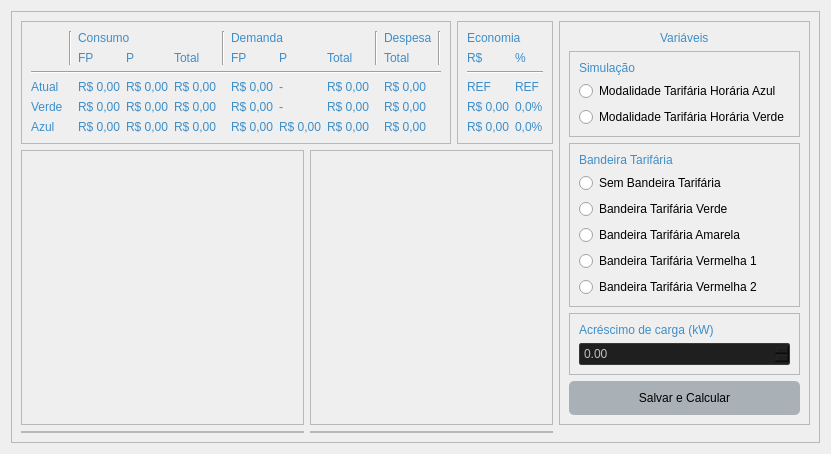
            <widget class="QWidget" name="page_2_Graficos">
             <property name="styleSheet">
              <string notr="true">QLabel {
    qproperty-alignment: AlignCenter;
	color: #3d8ec9;
	font: 77 14px &quot;Verdana&quot;;
}

QDoubleSpinBox
{
    selection-background-color: #302F2F;
    background-color: #201F1F;
    border-style: solid;
    border: 1px solid #3A3939;
    border-radius: 2px;
    padding: 2px;
	color: silver;
}

QComboBox
{
    selection-background-color: #302F2F;
    background-color: #201F1F;
    border-style: solid;
    border: 1px solid #3A3939;
    border-radius: 2px;
    padding: 2px;
	color: silver;
}</string>
             </property>
             <layout class="QVBoxLayout" name="verticalLayout_15">
              <item>
               <widget class="QFrame" name="frame_19">
                <property name="sizePolicy">
                 <sizepolicy hsizetype="Preferred" vsizetype="Expanding">
                  <horstretch>0</horstretch>
                  <verstretch>0</verstretch>
                 </sizepolicy>
                </property>
                <property name="frameShape">
                 <enum>QFrame::StyledPanel</enum>
                </property>
                <property name="frameShadow">
                 <enum>QFrame::Raised</enum>
                </property>
                <layout class="QGridLayout" name="gridLayout_6">
                 <item row="2" column="2" colspan="2">
                  <widget class="QFrame" name="frame_17">
                   <property name="sizePolicy">
                    <sizepolicy hsizetype="Preferred" vsizetype="Expanding">
                     <horstretch>0</horstretch>
                     <verstretch>0</verstretch>
                    </sizepolicy>
                   </property>
                   <property name="frameShape">
                    <enum>QFrame::StyledPanel</enum>
                   </property>
                   <property name="frameShadow">
                    <enum>QFrame::Raised</enum>
                   </property>
                   <layout class="QVBoxLayout" name="verticalLayout_16">
                    <property name="leftMargin">
                     <number>0</number>
                    </property>
                    <property name="topMargin">
                     <number>0</number>
                    </property>
                    <property name="rightMargin">
                     <number>0</number>
                    </property>
                    <property name="bottomMargin">
                     <number>0</number>
                    </property>
                    <item>
                     <layout class="QVBoxLayout" name="verticalLayout_13">
                      <property name="spacing">
                       <number>9</number>
                      </property>
                     </layout>
                    </item>
                   </layout>
                  </widget>
                 </item>
                 <item row="1" column="0" colspan="2">
                  <widget class="QFrame" name="frame_20">
                   <property name="sizePolicy">
                    <sizepolicy hsizetype="Preferred" vsizetype="Expanding">
                     <horstretch>0</horstretch>
                     <verstretch>0</verstretch>
                    </sizepolicy>
                   </property>
                   <property name="frameShape">
                    <enum>QFrame::StyledPanel</enum>
                   </property>
                   <property name="frameShadow">
                    <enum>QFrame::Raised</enum>
                   </property>
                   <layout class="QVBoxLayout" name="verticalLayout_21">
                    <property name="leftMargin">
                     <number>0</number>
                    </property>
                    <property name="topMargin">
                     <number>0</number>
                    </property>
                    <property name="rightMargin">
                     <number>0</number>
                    </property>
                    <property name="bottomMargin">
                     <number>0</number>
                    </property>
                    <item>
                     <layout class="QVBoxLayout" name="verticalLayout_8">
                      <property name="spacing">
                       <number>9</number>
                      </property>
                     </layout>
                    </item>
                   </layout>
                  </widget>
                 </item>
                 <item row="2" column="0" colspan="2">
                  <widget class="QFrame" name="frame_12">
                   <property name="sizePolicy">
                    <sizepolicy hsizetype="Preferred" vsizetype="Expanding">
                     <horstretch>0</horstretch>
                     <verstretch>0</verstretch>
                    </sizepolicy>
                   </property>
                   <property name="frameShape">
                    <enum>QFrame::StyledPanel</enum>
                   </property>
                   <property name="frameShadow">
                    <enum>QFrame::Raised</enum>
                   </property>
                   <layout class="QVBoxLayout" name="verticalLayout_14">
                    <property name="leftMargin">
                     <number>0</number>
                    </property>
                    <property name="topMargin">
                     <number>0</number>
                    </property>
                    <property name="rightMargin">
                     <number>0</number>
                    </property>
                    <property name="bottomMargin">
                     <number>0</number>
                    </property>
                    <item>
                     <layout class="QVBoxLayout" name="verticalLayout_11">
                      <property name="spacing">
                       <number>9</number>
                      </property>
                     </layout>
                    </item>
                   </layout>
                  </widget>
                 </item>
                 <item row="1" column="2" colspan="2">
                  <widget class="QFrame" name="frame_28">
                   <property name="sizePolicy">
                    <sizepolicy hsizetype="Preferred" vsizetype="Expanding">
                     <horstretch>0</horstretch>
                     <verstretch>0</verstretch>
                    </sizepolicy>
                   </property>
                   <property name="frameShape">
                    <enum>QFrame::StyledPanel</enum>
                   </property>
                   <property name="frameShadow">
                    <enum>QFrame::Raised</enum>
                   </property>
                   <layout class="QVBoxLayout" name="verticalLayout_22">
                    <property name="leftMargin">
                     <number>0</number>
                    </property>
                    <property name="topMargin">
                     <number>0</number>
                    </property>
                    <property name="rightMargin">
                     <number>0</number>
                    </property>
                    <property name="bottomMargin">
                     <number>0</number>
                    </property>
                    <item>
                     <layout class="QVBoxLayout" name="verticalLayout_12">
                      <property name="spacing">
                       <number>9</number>
                      </property>
                     </layout>
                    </item>
                   </layout>
                  </widget>
                 </item>
                 <item row="0" column="4" rowspan="2">
                  <widget class="QFrame" name="frame_30">
                   <property name="minimumSize">
                    <size>
                     <width>50</width>
                     <height>0</height>
                    </size>
                   </property>
                   <property name="frameShape">
                    <enum>QFrame::StyledPanel</enum>
                   </property>
                   <property name="frameShadow">
                    <enum>QFrame::Raised</enum>
                   </property>
                   <layout class="QVBoxLayout" name="verticalLayout_19">
                    <item alignment="Qt::AlignHCenter|Qt::AlignVCenter">
                     <widget class="QLabel" name="label_8">
                      <property name="text">
                       <string>Variáveis</string>
                      </property>
                     </widget>
                    </item>
                    <item alignment="Qt::AlignTop">
                     <widget class="QFrame" name="frame_36">
                      <property name="sizePolicy">
                       <sizepolicy hsizetype="Preferred" vsizetype="Preferred">
                        <horstretch>0</horstretch>
                        <verstretch>0</verstretch>
                       </sizepolicy>
                      </property>
                      <property name="frameShape">
                       <enum>QFrame::StyledPanel</enum>
                      </property>
                      <property name="frameShadow">
                       <enum>QFrame::Raised</enum>
                      </property>
                      <layout class="QVBoxLayout" name="verticalLayout_20">
                       <item>
                        <widget class="QLabel" name="label_16">
                         <property name="text">
                          <string>Simulação</string>
                         </property>
                        </widget>
                       </item>
                       <item>
                        <widget class="QRadioButton" name="radioButton">
                         <property name="text">
                          <string>Modalidade Tarifária Horária Azul</string>
                         </property>
                        </widget>
                       </item>
                       <item>
                        <widget class="QRadioButton" name="radioButton_2">
                         <property name="text">
                          <string>Modalidade Tarifária Horária Verde</string>
                         </property>
                        </widget>
                       </item>
                      </layout>
                     </widget>
                    </item>
                    <item alignment="Qt::AlignTop">
                     <widget class="QFrame" name="frame_38">
                      <property name="frameShape">
                       <enum>QFrame::StyledPanel</enum>
                      </property>
                      <property name="frameShadow">
                       <enum>QFrame::Raised</enum>
                      </property>
                      <layout class="QVBoxLayout" name="verticalLayout_24">
                       <item>
                        <widget class="QLabel" name="label_19">
                         <property name="text">
                          <string>Bandeira Tarifária</string>
                         </property>
                        </widget>
                       </item>
                       <item>
                        <widget class="QRadioButton" name="radioButton_6">
                         <property name="text">
                          <string>Sem Bandeira Tarifária</string>
                         </property>
                        </widget>
                       </item>
                       <item>
                        <widget class="QRadioButton" name="radioButton_5">
                         <property name="text">
                          <string>Bandeira Tarifária Verde</string>
                         </property>
                        </widget>
                       </item>
                       <item>
                        <widget class="QRadioButton" name="radioButton_7">
                         <property name="text">
                          <string>Bandeira Tarifária Amarela</string>
                         </property>
                        </widget>
                       </item>
                       <item>
                        <widget class="QRadioButton" name="radioButton_8">
                         <property name="text">
                          <string>Bandeira Tarifária Vermelha 1</string>
                         </property>
                        </widget>
                       </item>
                       <item>
                        <widget class="QRadioButton" name="radioButton_9">
                         <property name="text">
                          <string>Bandeira Tarifária Vermelha 2</string>
                         </property>
                        </widget>
                       </item>
                      </layout>
                     </widget>
                    </item>
                    <item alignment="Qt::AlignTop">
                     <widget class="QFrame" name="frame_39">
                      <property name="frameShape">
                       <enum>QFrame::StyledPanel</enum>
                      </property>
                      <property name="frameShadow">
                       <enum>QFrame::Raised</enum>
                      </property>
                      <layout class="QVBoxLayout" name="verticalLayout_25">
                       <item>
                        <widget class="QLabel" name="label_20">
                         <property name="text">
                          <string>Acréscimo de carga (kW)</string>
                         </property>
                        </widget>
                       </item>
                       <item>
                        <widget class="QDoubleSpinBox" name="doubleSpinBox_63">
                         <property name="maximum">
                          <double>99999999999.000000000000000</double>
                         </property>
                        </widget>
                       </item>
                      </layout>
                     </widget>
                    </item>
                    <item alignment="Qt::AlignVCenter">
                     <widget class="QPushButton" name="pushButton_4">
                      <property name="styleSheet">
                       <string notr="true">QPushButton{
/*background-color: rgba(33, 43, 51, 100);*/
background-color: rgba(61, 80, 95, 100);
padding: 10px;
border-radius: 5px;
text-align:center;
	font: 14pt &quot;Verdana&quot;;
}


QPushButton:disabled
{
    background-color: #302F2F;
    /*border-width: 2px;
    border-color: #3A3939;
    border-style: solid;*/
    padding-top: 2px;
    padding-bottom: 2px;
    padding-left: 10px;
    padding-right: 10px;
    /*border-radius: 2px;*/
    color: #808080;
}

QPushButton:hover {
	background-color: rgb(138, 203, 250);
    color: white;
}</string>
                      </property>
                      <property name="text">
                       <string>Salvar e Calcular</string>
                      </property>
                     </widget>
                    </item>
                   </layout>
                  </widget>
                 </item>
                 <item row="0" column="3">
                  <widget class="QFrame" name="frame_23">
                   <property name="frameShape">
                    <enum>QFrame::StyledPanel</enum>
                   </property>
                   <property name="frameShadow">
                    <enum>QFrame::Raised</enum>
                   </property>
                   <layout class="QGridLayout" name="gridLayout_5">
                    <item row="0" column="0" colspan="2">
                     <widget class="QLabel" name="label_139">
                      <property name="text">
                       <string>Economia</string>
                      </property>
                     </widget>
                    </item>
                    <item row="1" column="0">
                     <widget class="QLabel" name="label_140">
                      <property name="text">
                       <string>R$</string>
                      </property>
                     </widget>
                    </item>
                    <item row="1" column="1">
                     <widget class="QLabel" name="label_141">
                      <property name="text">
                       <string>%</string>
                      </property>
                     </widget>
                    </item>
                    <item row="2" column="0" colspan="2">
                     <widget class="Line" name="line_6">
                      <property name="orientation">
                       <enum>Qt::Horizontal</enum>
                      </property>
                     </widget>
                    </item>
                    <item row="3" column="0">
                     <widget class="QLabel" name="label_142">
                      <property name="text">
                       <string>REF</string>
                      </property>
                     </widget>
                    </item>
                    <item row="3" column="1">
                     <widget class="QLabel" name="label_143">
                      <property name="text">
                       <string>REF</string>
                      </property>
                     </widget>
                    </item>
                    <item row="4" column="0">
                     <widget class="QLabel" name="label_144">
                      <property name="text">
                       <string>R$ 0,00</string>
                      </property>
                     </widget>
                    </item>
                    <item row="4" column="1">
                     <widget class="QLabel" name="label_146">
                      <property name="text">
                       <string>0,0%</string>
                      </property>
                     </widget>
                    </item>
                    <item row="5" column="0">
                     <widget class="QLabel" name="label_145">
                      <property name="text">
                       <string>R$ 0,00</string>
                      </property>
                     </widget>
                    </item>
                    <item row="5" column="1">
                     <widget class="QLabel" name="label_147">
                      <property name="text">
                       <string>0,0%</string>
                      </property>
                     </widget>
                    </item>
                   </layout>
                  </widget>
                 </item>
                 <item row="0" column="0" colspan="3">
                  <widget class="QFrame" name="frame_18">
                   <property name="frameShape">
                    <enum>QFrame::StyledPanel</enum>
                   </property>
                   <property name="frameShadow">
                    <enum>QFrame::Raised</enum>
                   </property>
                   <layout class="QGridLayout" name="gridLayout_4">
                    <item row="2" column="0" colspan="12">
                     <widget class="Line" name="line">
                      <property name="orientation">
                       <enum>Qt::Horizontal</enum>
                      </property>
                     </widget>
                    </item>
                    <item row="5" column="0">
                     <widget class="QLabel" name="label_35">
                      <property name="text">
                       <string>Azul</string>
                      </property>
                     </widget>
                    </item>
                    <item row="3" column="2">
                     <widget class="QLabel" name="label_121">
                      <property name="text">
                       <string>R$ 0,00</string>
                      </property>
                     </widget>
                    </item>
                    <item row="5" column="3">
                     <widget class="QLabel" name="label_54">
                      <property name="text">
                       <string>R$ 0,00</string>
                      </property>
                     </widget>
                    </item>
                    <item row="3" column="3">
                     <widget class="QLabel" name="label_57">
                      <property name="text">
                       <string>R$ 0,00</string>
                      </property>
                     </widget>
                    </item>
                    <item row="4" column="7">
                     <widget class="QLabel" name="label_124">
                      <property name="text">
                       <string>-</string>
                      </property>
                     </widget>
                    </item>
                    <item row="1" column="8">
                     <widget class="QLabel" name="label_129">
                      <property name="text">
                       <string>Total</string>
                      </property>
                     </widget>
                    </item>
                    <item row="1" column="2">
                     <widget class="QLabel" name="label_39">
                      <property name="text">
                       <string>FP</string>
                      </property>
                     </widget>
                    </item>
                    <item row="1" column="6">
                     <widget class="QLabel" name="label_52">
                      <property name="text">
                       <string>FP</string>
                      </property>
                     </widget>
                    </item>
                    <item row="3" column="4">
                     <widget class="QLabel" name="label_62">
                      <property name="text">
                       <string>R$ 0,00</string>
                      </property>
                     </widget>
                    </item>
                    <item row="4" column="3">
                     <widget class="QLabel" name="label_55">
                      <property name="text">
                       <string>R$ 0,00</string>
                      </property>
                     </widget>
                    </item>
                    <item row="0" column="10">
                     <widget class="QLabel" name="label_134">
                      <property name="text">
                       <string>Despesa</string>
                      </property>
                     </widget>
                    </item>
                    <item row="4" column="6">
                     <widget class="QLabel" name="label_123">
                      <property name="text">
                       <string>R$ 0,00</string>
                      </property>
                     </widget>
                    </item>
                    <item row="4" column="10">
                     <widget class="QLabel" name="label_138">
                      <property name="text">
                       <string>R$ 0,00</string>
                      </property>
                     </widget>
                    </item>
                    <item row="0" column="2" colspan="3">
                     <widget class="QLabel" name="label_50">
                      <property name="text">
                       <string>Consumo</string>
                      </property>
                     </widget>
                    </item>
                    <item row="3" column="7">
                     <widget class="QLabel" name="label_125">
                      <property name="text">
                       <string>-</string>
                      </property>
                     </widget>
                    </item>
                    <item row="4" column="4">
                     <widget class="QLabel" name="label_118">
                      <property name="text">
                       <string>R$ 0,00</string>
                      </property>
                     </widget>
                    </item>
                    <item row="5" column="4">
                     <widget class="QLabel" name="label_119">
                      <property name="text">
                       <string>R$ 0,00</string>
                      </property>
                     </widget>
                    </item>
                    <item row="3" column="8">
                     <widget class="QLabel" name="label_127">
                      <property name="text">
                       <string>R$ 0,00</string>
                      </property>
                     </widget>
                    </item>
                    <item row="5" column="10">
                     <widget class="QLabel" name="label_136">
                      <property name="text">
                       <string>R$ 0,00</string>
                      </property>
                     </widget>
                    </item>
                    <item row="0" column="1" rowspan="2">
                     <widget class="Line" name="line_2">
                      <property name="orientation">
                       <enum>Qt::Vertical</enum>
                      </property>
                     </widget>
                    </item>
                    <item row="3" column="10">
                     <widget class="QLabel" name="label_137">
                      <property name="text">
                       <string>R$ 0,00</string>
                      </property>
                     </widget>
                    </item>
                    <item row="4" column="8">
                     <widget class="QLabel" name="label_133">
                      <property name="text">
                       <string>R$ 0,00</string>
                      </property>
                     </widget>
                    </item>
                    <item row="1" column="4">
                     <widget class="QLabel" name="label_49">
                      <property name="text">
                       <string>Total</string>
                      </property>
                     </widget>
                    </item>
                    <item row="1" column="7">
                     <widget class="QLabel" name="label_126">
                      <property name="text">
                       <string>P</string>
                      </property>
                     </widget>
                    </item>
                    <item row="4" column="2">
                     <widget class="QLabel" name="label_120">
                      <property name="text">
                       <string>R$ 0,00</string>
                      </property>
                     </widget>
                    </item>
                    <item row="4" column="0">
                     <widget class="QLabel" name="label_32">
                      <property name="text">
                       <string>Verde</string>
                      </property>
                     </widget>
                    </item>
                    <item row="5" column="6">
                     <widget class="QLabel" name="label_130">
                      <property name="text">
                       <string>R$ 0,00</string>
                      </property>
                     </widget>
                    </item>
                    <item row="0" column="9" rowspan="2">
                     <widget class="Line" name="line_4">
                      <property name="orientation">
                       <enum>Qt::Vertical</enum>
                      </property>
                     </widget>
                    </item>
                    <item row="1" column="3">
                     <widget class="QLabel" name="label_43">
                      <property name="text">
                       <string>P</string>
                      </property>
                     </widget>
                    </item>
                    <item row="1" column="10">
                     <widget class="QLabel" name="label_135">
                      <property name="text">
                       <string>Total</string>
                      </property>
                     </widget>
                    </item>
                    <item row="3" column="0">
                     <widget class="QLabel" name="label_31">
                      <property name="text">
                       <string>Atual</string>
                      </property>
                     </widget>
                    </item>
                    <item row="3" column="6">
                     <widget class="QLabel" name="label_132">
                      <property name="text">
                       <string>R$ 0,00</string>
                      </property>
                     </widget>
                    </item>
                    <item row="0" column="5" rowspan="2">
                     <widget class="Line" name="line_3">
                      <property name="sizePolicy">
                       <sizepolicy hsizetype="Fixed" vsizetype="Minimum">
                        <horstretch>0</horstretch>
                        <verstretch>0</verstretch>
                       </sizepolicy>
                      </property>
                      <property name="orientation">
                       <enum>Qt::Vertical</enum>
                      </property>
                     </widget>
                    </item>
                    <item row="5" column="7">
                     <widget class="QLabel" name="label_131">
                      <property name="text">
                       <string>R$ 0,00</string>
                      </property>
                     </widget>
                    </item>
                    <item row="0" column="6" colspan="3">
                     <widget class="QLabel" name="label_53">
                      <property name="text">
                       <string>Demanda</string>
                      </property>
                     </widget>
                    </item>
                    <item row="5" column="8">
                     <widget class="QLabel" name="label_128">
                      <property name="text">
                       <string>R$ 0,00</string>
                      </property>
                     </widget>
                    </item>
                    <item row="5" column="2">
                     <widget class="QLabel" name="label_122">
                      <property name="text">
                       <string>R$ 0,00</string>
                      </property>
                     </widget>
                    </item>
                    <item row="0" column="11" rowspan="2">
                     <widget class="Line" name="line_5">
                      <property name="orientation">
                       <enum>Qt::Vertical</enum>
                      </property>
                     </widget>
                    </item>
                   </layout>
                  </widget>
                 </item>
                </layout>
               </widget>
              </item>
             </layout>
            </widget>
